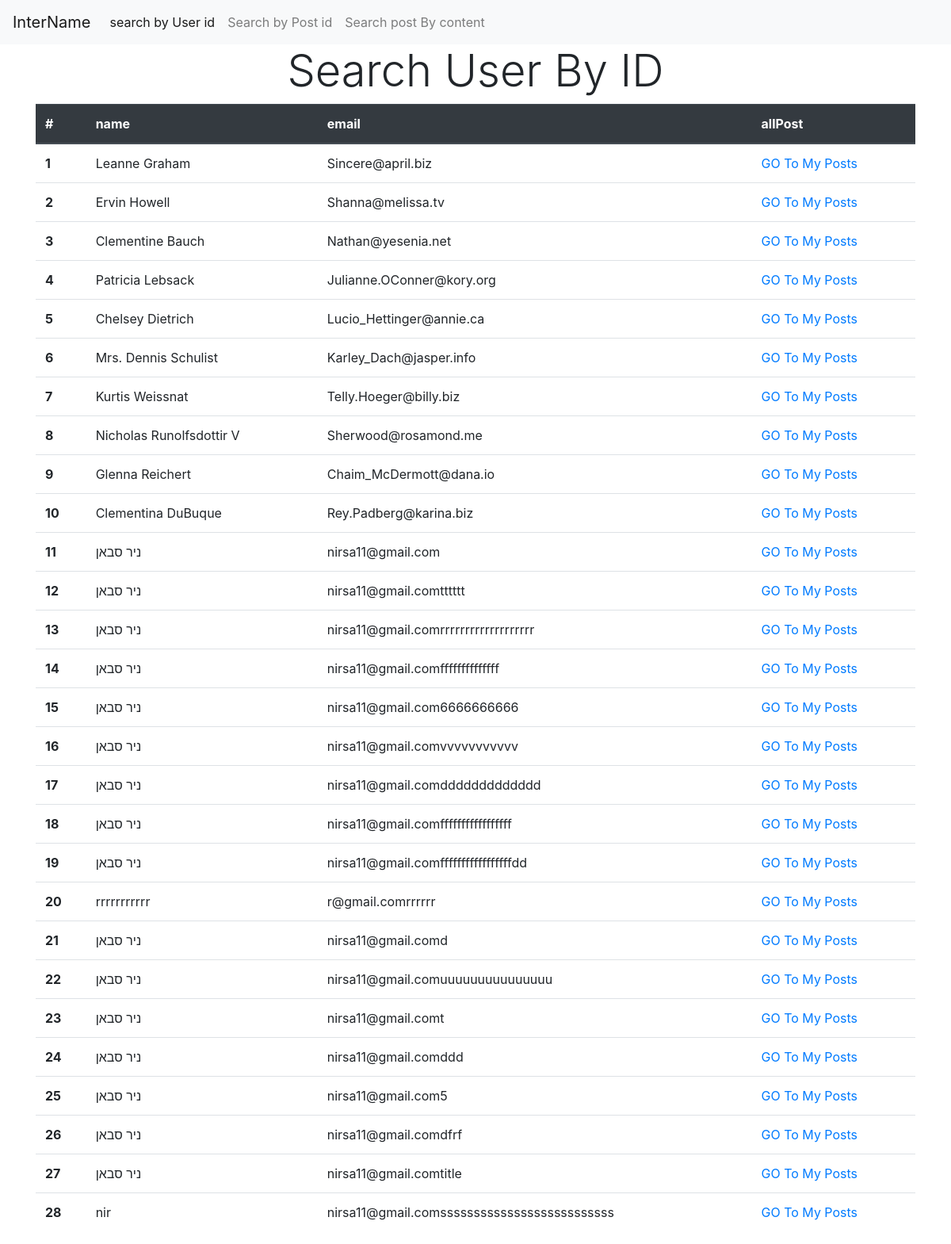
/searchByUser.php, run on the app's committed database.
### tables this page shows
CREATE TABLE `users` (
  `id` int(11) NOT NULL,
  `name` char(50) NOT NULL,
  `email` char(50) NOT NULL,
  `created_at` datetime NOT NULL DEFAULT current_timestamp(),
  `updated_at` datetime NOT NULL DEFAULT current_timestamp()
);

### backend/User.php (called while the page is built, shortened)
<?php
class User extends DbConnection
{
    public function AllUsers(){
        $con = $this->connect();
        $result = mysqli_query($con, "SELECT * from users");
        $users = mysqli_fetch_all($result,MYSQLI_ASSOC);
        return $users;
    }
}
$user = new User;
$allUsers = $user->AllUsers();
?>

### config/init.php (called while the page is built)
<?php
spl_autoload_register(function ($class) {
    require_once("backend/$class.php");
});
?>

### searchByUser.php (the view, shortened to what this page needs)
<?php require_once 'config/init.php';?>
<?php
$user = new User;
$allUsers = $user->AllUsers();
?>
<div class="container">
    <h2 class="display-4 text-center">Search User By ID</h2>
    <table class="table">
        <thead class="thead-dark">
        <tr>
            <th scope="col">#</th>
            <th scope="col">name</th>
            <th scope="col">email</th>
            <th scope="col">allPost</th>
        </tr>
        </thead>
        <tbody>
        <?php $count = 0 ?>
        <?php foreach ($allUsers as $user):?>
        <?php $count++ ?>
        <tr>
            <th scope="row"><?= $count ?></th>
            <td><?= $user['name'] ?></td>
            <td><?= $user['email'] ?></td>
            <?php
            $keyValue = array(
                'userId' => $user['id'],
                'name' => $user['name'],);
            $query = http_build_query($keyValue)
            ?>
            <td><a href = "postsByUserId.php/?<?php print_r($query)?>">GO To My Posts</a></td>
        </tr>
        <?php endforeach;?>
        </tbody>
    </table>
</div>
</body>
</html>

### data on the page
users: name "Leanne Graham", email "Sincere@april.biz"
users: name "Ervin Howell", email "Shanna@melissa.tv"
users: name "Clementine Bauch", email "Nathan@yesenia.net"
users: name "Patricia Lebsack", email "Julianne.OConner@kory.org"
users: name "Chelsey Dietrich", email "Lucio_Hettinger@annie.ca"
users: name "Mrs. Dennis Schulist", email "Karley_Dach@jasper.info"
users: name "Kurtis Weissnat", email "Telly.Hoeger@billy.biz"
users: name "Nicholas Runolfsdottir V", email "Sherwood@rosamond.me"
users: name "Glenna Reichert", email "Chaim_McDermott@dana.io"
users: name "Clementina DuBuque", email "Rey.Padberg@karina.biz"
users: name "ניר סבאן", email "nirsa11@gmail.com"
users: name "ניר סבאן", email "nirsa11@gmail.comtttttt"
users: name "ניר סבאן", email "nirsa11@gmail.comrrrrrrrrrrrrrrrrrrr"
users: name "ניר סבאן", email "nirsa11@gmail.comffffffffffffff"
users: name "ניר סבאן", email "nirsa11@gmail.com6666666666"
users: name "ניר סבאן", email "nirsa11@gmail.comvvvvvvvvvvv"
users: name "ניר סבאן", email "nirsa11@gmail.comddddddddddddd"
users: name "ניר סבאן", email "nirsa11@gmail.comfffffffffffffffff"
users: name "ניר סבאן", email "nirsa11@gmail.comfffffffffffffffffdd"
users: name "rrrrrrrrrrr", email "r@gmail.comrrrrrr"
users: name "ניר סבאן", email "nirsa11@gmail.comd"
users: name "ניר סבאן", email "nirsa11@gmail.comuuuuuuuuuuuuuuu"
users: name "ניר סבאן", email "nirsa11@gmail.comt"
users: name "ניר סבאן", email "nirsa11@gmail.comddd"
users: name "ניר סבאן", email "nirsa11@gmail.com5"
users: name "ניר סבאן", email "nirsa11@gmail.comdfrf"
users: name "ניר סבאן", email "nirsa11@gmail.comtitle"
users: name "nir", email "nirsa11@gmail.comssssssssssssssssssssssssss"
